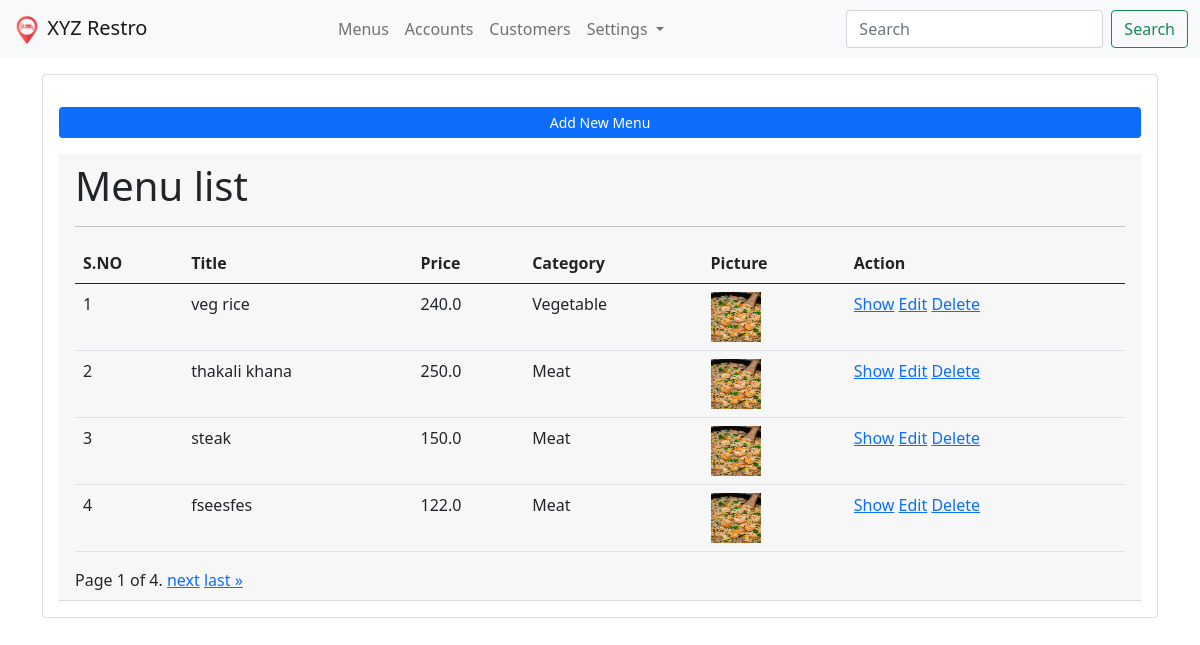
/menus/ (signed in), run on the app's committed database.
### app_menus/models.py (models this page shows, shortened)
class Menu(models.Model):
    menu_title = models.CharField(max_length=100)
    menu_price = models.FloatField(default=0.00)
    menu_ingredient = models.CharField(max_length=100)
    menu_category = models.ForeignKey(Category,on_delete=models.CASCADE)
    menu_img = models.FileField(upload_to="images/menus/", blank=True ,null =True)
    menu_created_at =  models.DateTimeField(auto_now_add=True)
    is_active =models.BooleanField(default=True)
    class Meta:
        db_table = "restro_menus"
        ordering = ["-menu_title"]

class Category(models.Model):
    category_title= models.CharField(max_length=100)
    category_code = models.CharField(max_length=20,null=True,blank=True)
    class Meta:
       db_table = "restro_categories"
       ordering = ["-category_title"]

### app_menus/views.py (the view)
# urls.py: path('', views.list_menu , name='menu-list'),
@login_required(login_url = '/login/')
def list_menu(request):
    menu_list =Menu.objects.all()
    paginator = Paginator(menu_list, 4 ) # 4 data in one page
    page_number = request.GET.get("page")
    page_obj = paginator.get_page(page_number)
    context = {  "page_obj" : page_obj }
    return render(request,'menus/list_menu.html',context)

### templates/menus/list_menu.html (shortened to what this page needs)
{% extends 'layouts/master.html' %}
{% load static  %}
{%block content %}
    <div class="container">
        <div class="card p-3 mt-3">
          <a href="{% url 'menu-add' %}" class ="btn btn-sm btn-primary mb-3 mt-3">Add New Menu</a>
          <div class="card-header">
            <h1>Menu list</h1>
            <hr />
            <table class="table table-hover mt-3">
                <thead>
                <tr>
                    <th>S.NO</th>
                    <th>Title</th>
                    <th>Price</th>
                    <th>Category</th>
                    <th>Picture</th>
                    <th>Action</th>
                </tr>
                </thead>
                <tbody>
                    {% for val in page_obj %}
                    <tr>
                        <td> {{ forloop.counter }}</td>
                        <td>{{ val.menu_title }}</td>
                        <td>{{ val.menu_price }}</td>
                        <td>{{ val.menu_category.category_title }}</td>
                        <td><img src="{{  val.menu_img.url }}" width="50" height="50"></td>
                        <td>
                            <a href="{% url 'menu-show' val.id %}">Show</a>
                            <a href="{% url 'menu-edit' val.id %}">Edit</a>
                            <a href="{% url 'menu-delete' val.id %}">Delete</a>
                        </td>
                    </tr>
                    {% endfor %}
                </tbody>
            </table>
            <div class="pagination">
                <span class="step-links">
                    <span class="current">
                        Page {{ page_obj.number }} of {{ page_obj.paginator.num_pages }}.
                    </span>
                    {% if page_obj.has_next %}
                        <a href="?page={{ page_obj.next_page_number }}">next</a>
                        <a href="?page={{ page_obj.paginator.num_pages }}">last &raquo;</a>
                    {% endif %}
                </span>
            </div>
          </div>
        </div>
    </div>
{% endblock %}

### templates/layouts/master.html (shortened to what this page needs)
<!doctype html>
<html lang="en">
    <head>
        {% load static %}
        <link rel ="stylesheet" href ="{% static 'css/bootstrap.css' %}">
        <link rel ="stylesheet" href ="{% static 'css/bootstrap.min.css' %}">
        <link rel ="stylesheet" href ="{% static 'css/bootstrap-utilities.css' %}">
        <link rel ="stylesheet" href ="{% static 'css/bootstrap-utilities.min.css' %}">
        <link rel ="stylesheet" href ="{% static 'css/bootstrap-grid.css' %}">
        <link rel ="stylesheet" href ="{% static 'css/bootstrap-grid.min.css' %}">
        <link rel ="stylesheet" href ="{% static 'css/bootstrap-reboot.css' %}">
        <link rel ="stylesheet" href ="{% static 'css/bootstrap-reboot.css' %}">
        <link rel ="stylesheet" href ="{% static 'css/bootstrap-grid.rtl.css' %}">
        <link rel ="stylesheet" href ="{% static 'css/bootstrap-grid.rtl.min.css' %}">
        <link rel ="stylesheet" href ="{% static 'css/bootstrap-utilities.rtl.css' %}">
        <link rel ="stylesheet" href ="{% static 'css/bootstrap-utilities.rtl.min.css' %}">
    </head>
    <body>
        <nav class="navbar navbar-expand-lg navbar-light bg-light">
            <div class="container-fluid">
                <a class="navbar-brand" href="#"><img src="{% static 'images/hotel_512.png' %}" alt="" width="30" height="30" >
                    XYZ Restro
                </a>
                <div class="collapse navbar-collapse" id="navbarSupportedContent">
                    <ul class="navbar-nav me-auto mb-2 mb-lg-0">
                    <li class="nav-item">
                        <a class="nav-link" href="{% url 'menu-list' %}">Menus</a>
                    </li>
                    <li class="nav-item">
                        <a class="nav-link" href="#">Accounts</a>
                    </li>
                    <li class="nav-item">
                        <a class="nav-link" href="#">Customers</a>
                    </li>
                    <li class="nav-item dropdown">
                        <a class="nav-link dropdown-toggle" href="#" id="navbarDropdown" role="button" data-bs-toggle="dropdown" aria-expanded="false">
                        Settings
                        </a>
                    </li>
                    </ul>
                    <form class="d-flex">
                    <input class="form-control me-2" type="search" placeholder="Search" aria-label="Search">
                    <button class="btn btn-outline-success" type="submit">Search</button>
                    </form>
                </div>
            </div>
        </nav>
        {% block content %}
        {% endblock %}
    </body>
</html>

### data on the page
Menu: menu_title "veg rice", menu_price "240.0", menu_category.category_title "Vegetable", menu_img (picture)
Menu: menu_title "thakali khana", menu_price "250.0", menu_category.category_title "Meat", menu_img (picture)
Menu: menu_title "steak", menu_price "150.0", menu_category.category_title "Meat", menu_img (picture)
Menu: menu_title "fseesfes", menu_price "122.0", menu_category.category_title "Meat", menu_img (picture)

### other printed values
{{ page_obj.number }} "1"
{{ page_obj.paginator.num_pages }} "4"
